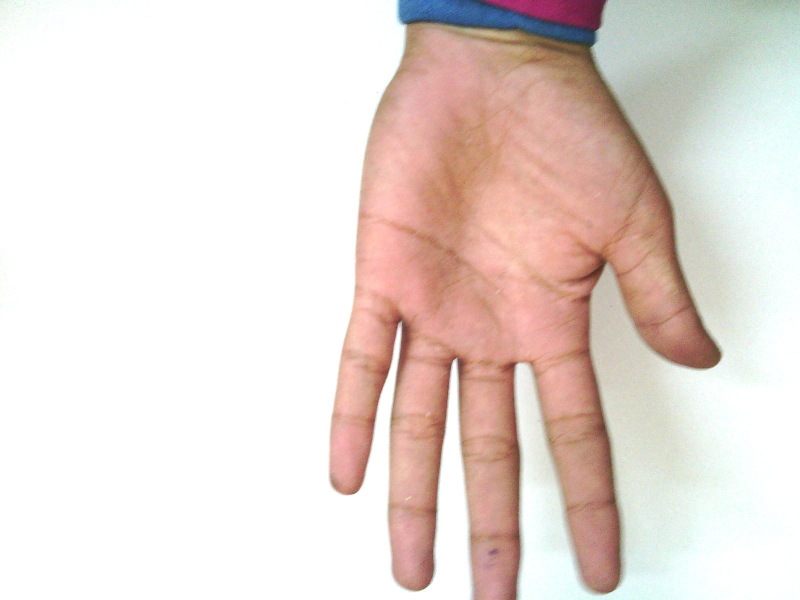
#> input picture dataset/Hands/Hand_0000104.jpg, 1600 x 1200 px (shown at 1/2 size); its folder holds 4 pictures in this run
$ python resize.py
#> lines starting #> are read from the running program, lines starting #| are printed output that depends on the picture
from PIL import Image
import os

basewidth = 200


def createFileList(myDir, format='.jpg'):
#> called with myDir = 'dataset/Hands', format = '.jpg'
    fileList = []
    print(myDir)
    for (root, dirs, files) in os.walk(myDir, topdown=True):
        for name in files:
            if name.endswith(format):
                fullName = os.path.join(root,name)
                fileList.append(fullName)
    return fileList

myFileList = createFileList('dataset/Hands')
print(myFileList)


for file in myFileList:
    print(file)
    img = Image.open(file)
#> img is the input picture: PIL image 1600x1200 RGB; mean R, G, B 231.1, 218.1, 212.2
    wpercent = (basewidth/float(img.size[0]))
#> wpercent = 0.125
    hsize = int((float(img.size[1])*float(wpercent)))
#> hsize = 150
    img = img.resize((basewidth, hsize))
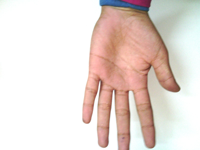
#> img: PIL image 200x150 RGB; mean R, G, B 231.1, 218.1, 212.2
    outfile = 'dataset/SmallestHands/%s' % (file[14:])
    img.save(outfile)

    width, height = img.size
#> width = 200; height = 150
    format = img.format
    mode = img.mode
#> mode = 'RGB'
#> pass 2 of the loop `for file in myFileList:`:
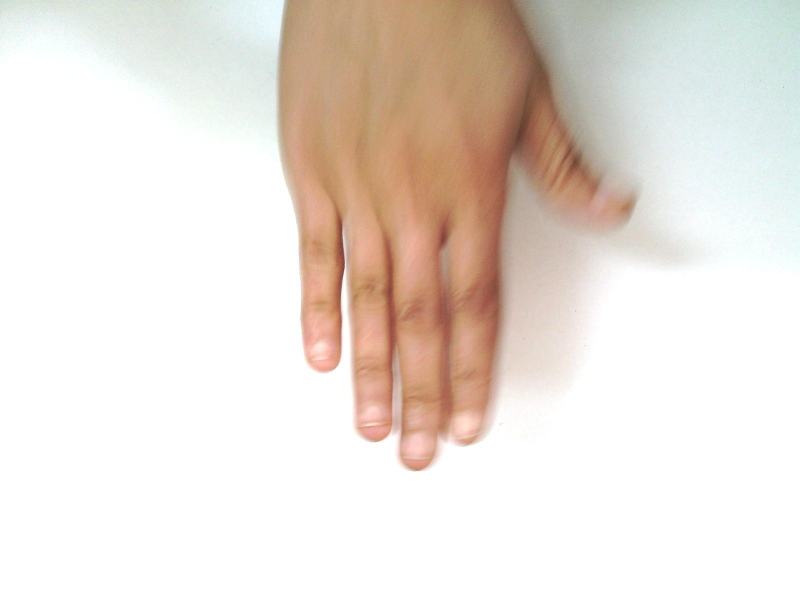
#> input picture dataset/Hands/Hand_0000133.jpg, 1600 x 1200 px (shown at 1/2 size)
#> img is the input picture: PIL image 1600x1200 RGB; mean R, G, B 234.1, 225.1, 217.5
#> `img = img.resize((basewidth, hsize))`:
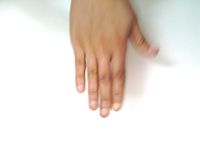
#> img: PIL image 200x150 RGB; mean R, G, B 234.1, 225.1, 217.5
#> pass 3 of the loop `for file in myFileList:`:
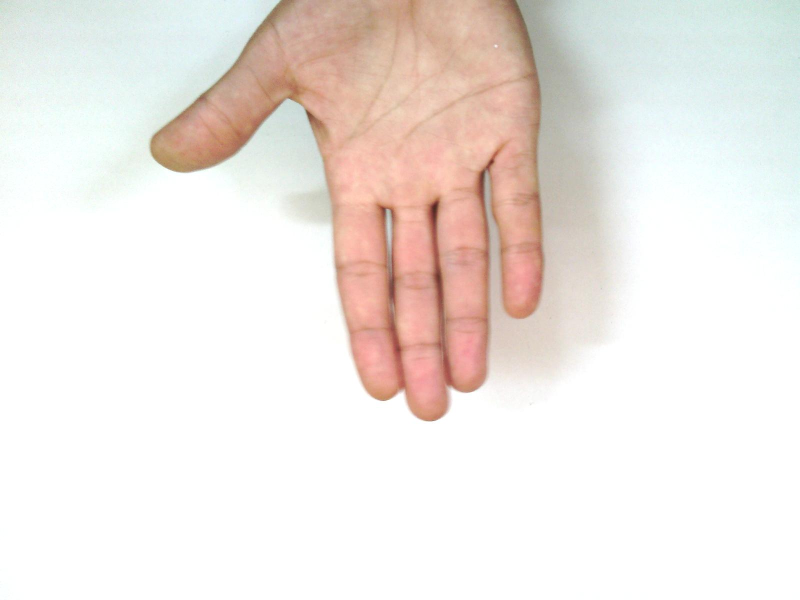
#> input picture dataset/Hands/Hand_0000141.jpg, 1600 x 1200 px (shown at 1/2 size)
#> img is the input picture: PIL image 1600x1200 RGB; mean R, G, B 239.4, 232.2, 227.5
#> `img = img.resize((basewidth, hsize))`:
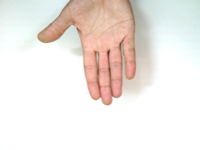
#> img: PIL image 200x150 RGB; mean R, G, B 239.4, 232.2, 227.4
#> the loop made 4 passes; the first 3 are shown
